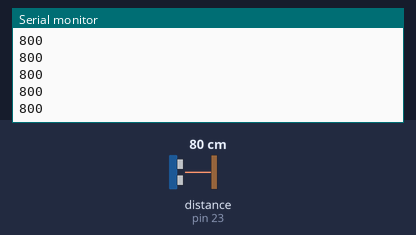
This sketch was run on a simulated Arduino Nano, built with avr-gcc and run on an emulated ATmega328P. Shown: the last lines printed to the serial monitor. The inputs (shaded band) are chosen by the test bench; at power-on: distance to the obstacle (sensor on pin 23) 80 cm.

Above: at 1.9 s.
2.0 s: distance to the obstacle (sensor on pin 23) set to 2 cm
At 3.0 s:
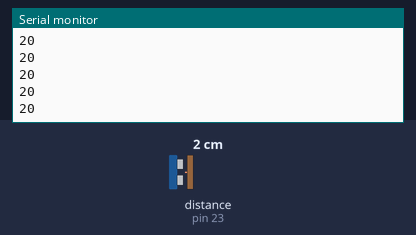
3.5 s: distance to the obstacle (sensor on pin 23) set to 4 cm
At 4.5 s:
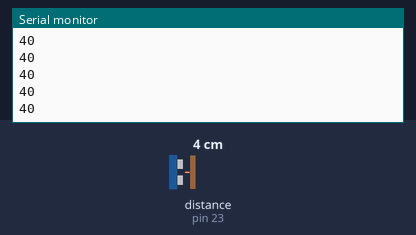
Timing chart, 0 to 6.5 s (numbered marks = the images above; inputs shaded):
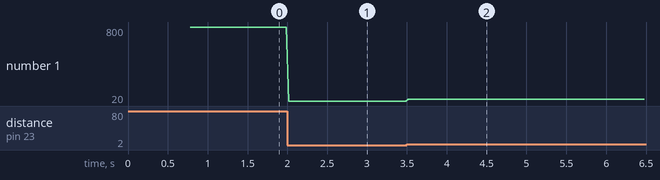

The sketch:

read_two_distance_sensors.ino
```cpp
#include <Wire.h>
#include <VL53L0X.h>

#define DISTSENSOR_L_E 4
#define DISTSENSOR_FL_E A6
#define DISTSENSOR_FF_E A7
#define DISTSENSOR_FR_E 7
#define DISTSENSOR_R_E 8

VL53L0X sensor;

void setup()
{
  pinMode(DISTSENSOR_L_E, OUTPUT);
  pinMode(DISTSENSOR_FL_E, INPUT);
  pinMode(DISTSENSOR_FF_E, INPUT);
  pinMode(DISTSENSOR_FR_E, OUTPUT);
  pinMode(DISTSENSOR_R_E, OUTPUT);
  digitalWrite(DISTSENSOR_L_E, LOW);
  digitalWrite(DISTSENSOR_FR_E, LOW);
  digitalWrite(DISTSENSOR_R_E, LOW);


  delay(500);
  Wire.begin();

  Serial.begin (9600);
  delay(150);
  Serial.println("trying to init");
  sensor.init(true);
  Serial.println("done");

  delay(100);
  sensor.setAddress((uint8_t)23);


  Serial.println("addresses set");


}

void loop()
{
  int distread = sensor.readRangeSingleMillimeters();
  Serial.print(distread);
  if (sensor.timeoutOccurred()) { Serial.print(" TIMEOUT"); }

  Serial.println();
}
```

Measured:
- after the input at 2.0 s, the serial monitor: prints a new line at once (image 1)
- after the input at 3.5 s, the serial monitor: prints a new line at once (image 2)
- plotted number 1: 800 → 20 after the input at 2.0 s, 20 → 40 after the input at 3.5 s
